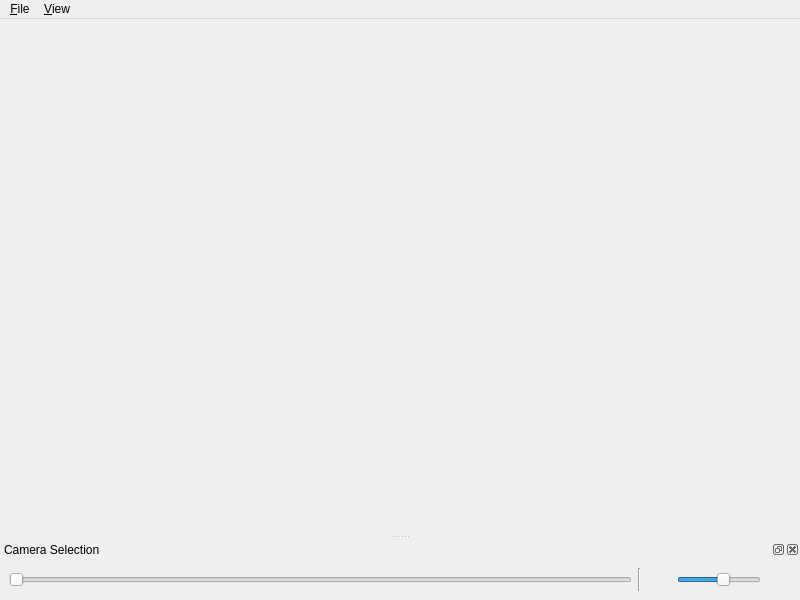
<?xml version="1.0" encoding="UTF-8"?>
<ui version="4.0">
 <class>MainWindow</class>
 <widget class="QMainWindow" name="MainWindow">
  <property name="geometry">
   <rect>
    <x>0</x>
    <y>0</y>
    <width>800</width>
    <height>600</height>
   </rect>
  </property>
  <property name="windowTitle">
   <string>MapGUI</string>
  </property>
  <widget class="WorldView" name="worldView"/>
  <widget class="QMenuBar" name="menubar">
   <property name="geometry">
    <rect>
     <x>0</x>
     <y>0</y>
     <width>800</width>
     <height>21</height>
    </rect>
   </property>
   <widget class="QMenu" name="menuFile">
    <property name="title">
     <string>&amp;File</string>
    </property>
    <addaction name="actionOpen"/>
    <addaction name="separator"/>
    <addaction name="actionQuit"/>
   </widget>
   <widget class="QMenu" name="menuView">
    <property name="title">
     <string>&amp;View</string>
    </property>
    <addaction name="actionSlideshowPlay"/>
    <addaction name="actionSlideshowLoop"/>
   </widget>
   <addaction name="menuFile"/>
   <addaction name="menuView"/>
  </widget>
  <widget class="QDockWidget" name="cameraSelectorDock">
   <property name="windowTitle">
    <string>Camera Selection</string>
   </property>
   <attribute name="dockWidgetArea">
    <number>8</number>
   </attribute>
   <widget class="QWidget" name="cameraSelectorContents">
    <layout class="QHBoxLayout" name="horizontalLayout" stretch="1,0,0,0,0">
     <item>
      <widget class="QSlider" name="camera">
       <property name="enabled">
        <bool>false</bool>
       </property>
       <property name="orientation">
        <enum>Qt::Horizontal</enum>
       </property>
      </widget>
     </item>
     <item>
      <widget class="Line" name="line">
       <property name="orientation">
        <enum>Qt::Vertical</enum>
       </property>
      </widget>
     </item>
     <item>
      <widget class="QToolButton" name="playSlideshowButton">
       <property name="autoRaise">
        <bool>true</bool>
       </property>
      </widget>
     </item>
     <item>
      <widget class="QSlider" name="slideDelay">
       <property name="toolTip">
        <string>Slideshow time between cameras</string>
       </property>
       <property name="minimum">
        <number>10</number>
       </property>
       <property name="maximum">
        <number>45</number>
       </property>
       <property name="value">
        <number>30</number>
       </property>
       <property name="orientation">
        <enum>Qt::Horizontal</enum>
       </property>
      </widget>
     </item>
     <item>
      <widget class="QToolButton" name="loopSlideshowButton">
       <property name="autoRaise">
        <bool>true</bool>
       </property>
      </widget>
     </item>
    </layout>
   </widget>
  </widget>
  <action name="actionQuit">
   <property name="icon">
    <iconset theme="application-exit"/>
   </property>
   <property name="text">
    <string>&amp;Quit</string>
   </property>
   <property name="shortcut">
    <string>Ctrl+Q</string>
   </property>
  </action>
  <action name="actionOpen">
   <property name="icon">
    <iconset theme="document-open"/>
   </property>
   <property name="text">
    <string>&amp;Open...</string>
   </property>
   <property name="shortcut">
    <string>Ctrl+O</string>
   </property>
  </action>
  <action name="actionSlideshowPlay">
   <property name="checkable">
    <bool>true</bool>
   </property>
   <property name="enabled">
    <bool>false</bool>
   </property>
   <property name="icon">
    <iconset theme="media-playback-start"/>
   </property>
   <property name="text">
    <string>Play &amp;Slideshow</string>
   </property>
   <property name="shortcut">
    <string>Space</string>
   </property>
  </action>
  <action name="actionSlideshowLoop">
   <property name="checkable">
    <bool>true</bool>
   </property>
   <property name="checked">
    <bool>true</bool>
   </property>
   <property name="icon">
    <iconset theme="media-playlist-repeat"/>
   </property>
   <property name="text">
    <string>&amp;Loop Slideshow</string>
   </property>
   <property name="toolTip">
    <string>Toggle looping of camera list during slideshow</string>
   </property>
  </action>
 </widget>
 <customwidgets>
  <customwidget>
   <class>WorldView</class>
   <extends>QWidget</extends>
   <header>WorldView.h</header>
   <container>1</container>
  </customwidget>
 </customwidgets>
 <resources/>
 <connections/>
</ui>
